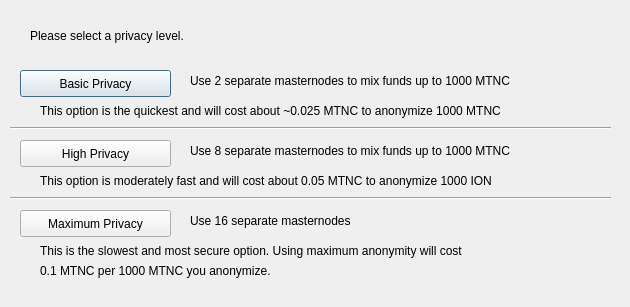
<?xml version="1.0" encoding="UTF-8"?>
<ui version="4.0">
 <class>DarksendConfig</class>
 <widget class="QDialog" name="DarksendConfig">
  <property name="geometry">
   <rect>
    <x>0</x>
    <y>0</y>
    <width>630</width>
    <height>307</height>
   </rect>
  </property>
  <property name="windowTitle">
   <string>Configure Darksend</string>
  </property>
  <widget class="QPushButton" name="buttonBasic">
   <property name="geometry">
    <rect>
     <x>20</x>
     <y>70</y>
     <width>151</width>
     <height>27</height>
    </rect>
   </property>
   <property name="text">
    <string>Basic Privacy</string>
   </property>
  </widget>
  <widget class="QPushButton" name="buttonHigh">
   <property name="geometry">
    <rect>
     <x>20</x>
     <y>140</y>
     <width>151</width>
     <height>27</height>
    </rect>
   </property>
   <property name="text">
    <string>High Privacy</string>
   </property>
  </widget>
  <widget class="QPushButton" name="buttonMax">
   <property name="geometry">
    <rect>
     <x>20</x>
     <y>210</y>
     <width>151</width>
     <height>27</height>
    </rect>
   </property>
   <property name="text">
    <string>Maximum Privacy</string>
   </property>
  </widget>
  <widget class="QLabel" name="label">
   <property name="geometry">
    <rect>
     <x>30</x>
     <y>20</y>
     <width>571</width>
     <height>31</height>
    </rect>
   </property>
   <property name="text">
    <string>Please select a privacy level.</string>
   </property>
  </widget>
  <widget class="QLabel" name="label_2">
   <property name="geometry">
    <rect>
     <x>190</x>
     <y>70</y>
     <width>421</width>
     <height>21</height>
    </rect>
   </property>
   <property name="text">
    <string>Use 2 separate masternodes to mix funds up to 1000 MTNC</string>
   </property>
  </widget>
  <widget class="QLabel" name="label_3">
   <property name="geometry">
    <rect>
     <x>190</x>
     <y>140</y>
     <width>411</width>
     <height>21</height>
    </rect>
   </property>
   <property name="text">
    <string>Use 8 separate masternodes to mix funds up to 1000 MTNC</string>
   </property>
  </widget>
  <widget class="QLabel" name="label_4">
   <property name="geometry">
    <rect>
     <x>190</x>
     <y>210</y>
     <width>421</width>
     <height>21</height>
    </rect>
   </property>
   <property name="text">
    <string>Use 16 separate masternodes</string>
   </property>
  </widget>
  <widget class="QLabel" name="label_6">
   <property name="geometry">
    <rect>
     <x>40</x>
     <y>100</y>
     <width>561</width>
     <height>21</height>
    </rect>
   </property>
   <property name="text">
    <string>This option is the quickest and will cost about ~0.025 MTNC to anonymize 1000 MTNC</string>
   </property>
  </widget>
  <widget class="QLabel" name="label_7">
   <property name="geometry">
    <rect>
     <x>40</x>
     <y>170</y>
     <width>561</width>
     <height>21</height>
    </rect>
   </property>
   <property name="text">
    <string>This option is moderately fast and will cost about 0.05 MTNC to anonymize 1000 ION</string>
   </property>
  </widget>
  <widget class="QLabel" name="label_8">
   <property name="geometry">
    <rect>
     <x>40</x>
     <y>240</y>
     <width>561</width>
     <height>21</height>
    </rect>
   </property>
   <property name="text">
    <string>This is the slowest and most secure option. Using maximum anonymity will cost</string>
   </property>
  </widget>
  <widget class="QLabel" name="label_9">
   <property name="geometry">
    <rect>
     <x>40</x>
     <y>260</y>
     <width>561</width>
     <height>21</height>
    </rect>
   </property>
   <property name="text">
    <string>0.1 MTNC per 1000 MTNC you anonymize.</string>
   </property>
  </widget>
  <widget class="Line" name="line">
   <property name="geometry">
    <rect>
     <x>10</x>
     <y>120</y>
     <width>601</width>
     <height>16</height>
    </rect>
   </property>
   <property name="orientation">
    <enum>Qt::Horizontal</enum>
   </property>
  </widget>
  <widget class="Line" name="line_2">
   <property name="geometry">
    <rect>
     <x>10</x>
     <y>190</y>
     <width>601</width>
     <height>16</height>
    </rect>
   </property>
   <property name="orientation">
    <enum>Qt::Horizontal</enum>
   </property>
  </widget>
 </widget>
 <resources/>
 <connections/>
</ui>
